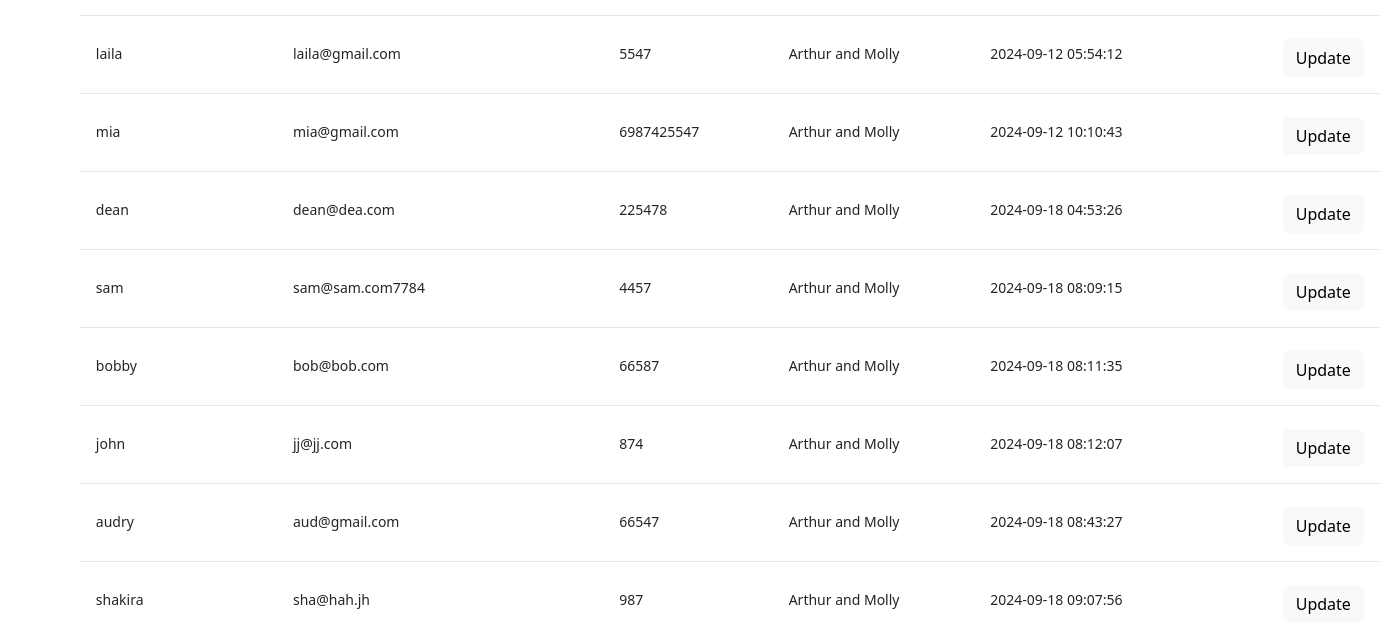
/users (lower part), run on an earlier commit of the app's database.
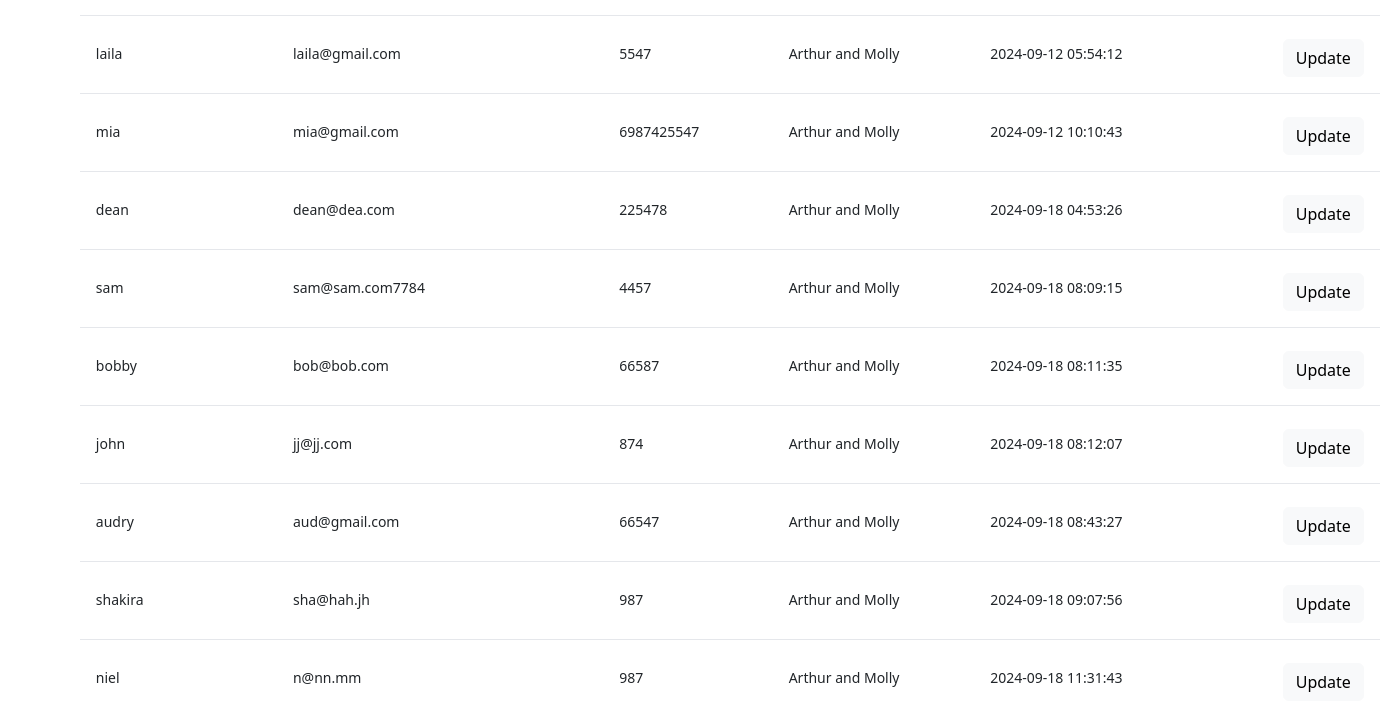
And on a later commit of the database.
### app.py (models this page shows)
class User(db.Model, UserMixin):
    user_id = db.Column(db.Integer, primary_key=True, autoincrement=True)
    email = db.Column(db.String(100),unique=True)
    password_hash = db.Column(db.String(500))
    first_name = db.Column(db.String(100),nullable=False)
    middle_name = db.Column(db.String(100),nullable=False)
    last_name = db.Column(db.String(100))
    contact_no =  db.Column(db.String(100),nullable=False)
    alt_contact_no = db.Column(db.String(100), nullable=True, default=None)
    company_id = mapped_column(Integer, ForeignKey("company.comp_id"))
    company = relationship("Company",backref=backref('users', lazy=True))
    is_deleted = db.Column(db.Boolean, default=False)
    created_by = db.Column(db.String(100), nullable=False)
    created_dt = db.Column(db.DateTime(timezone=True), server_default=func.now())
    updated_by = db.Column(db.String(100), nullable=False)
    updated_dt = db.Column(db.DateTime(timezone=True), server_default=func.now())

### app.py (the view)
@app.route('/users',methods=['GET', 'POST'] )
def users():
    user_list = User.query.all()
    return render_template('partials/table.html', users=user_list)

### templates/partials/table.html (shortened to what this page needs)
{% extends 'base.html' %}
{% block content %}
<!DOCTYPE html>
<html lang="en">
<head>
  <link href="https://unpkg.com/tailwindcss@^2/dist/tailwind.min.css" rel="stylesheet">
  <link href="https://cdn.jsdelivr.net/npm/bootstrap@5.3.3/dist/css/bootstrap.min.css" rel="stylesheet">
</head>
<body>
<div>
  <section class="section">
    <div id="table1">
      <table class="table2" id="results">
        <tbody id="results" class="divide-y divide-white-100">
          {% for user in users %}
          <tr class="bg-white-200">
            <td class="p-3 text-sm text-black-700 whitespace-nowrap">{{ user.first_name }}</td>
            <td class="p-3 text-sm text-black-700 whitespace-nowrap">{{ user.email }}</td>
            <td class="p-3 text-sm text-black-700 whitespace-nowrap">{{ user.contact_no }}</td>
            <td class="p-3 text-sm text-black-700 whitespace-nowrap">{{ user.created_by }}</td>
            <td class="p-3 text-sm text-black-700 whitespace-nowrap">{{ user.created_dt }}</td>
            <td class="p-3 text-sm text-black-700 whitespace-nowrap">
              <a id="{{user.user_id}}" x-data="{usedKeyboard: false}" @keydown.window.tab="usedKeyboard = true" role="button" @click="$dispatch('open-menu', {open: true, user_id: $event.target.id});"  class="btn btn-light" style="float: right;">Update</a>
            </td>
          </tr>
          {% endfor %}
        </tbody>
      </table>
    </div>
  </section>
</div>
</body>
{% endblock %}

What changed in the data, as far as the page shows it:
added User: first_name "niel", email "n@nn.mm", contact_no "987", created_by "Arthur and Molly", created_dt "2024-09-18 11:31:43"
